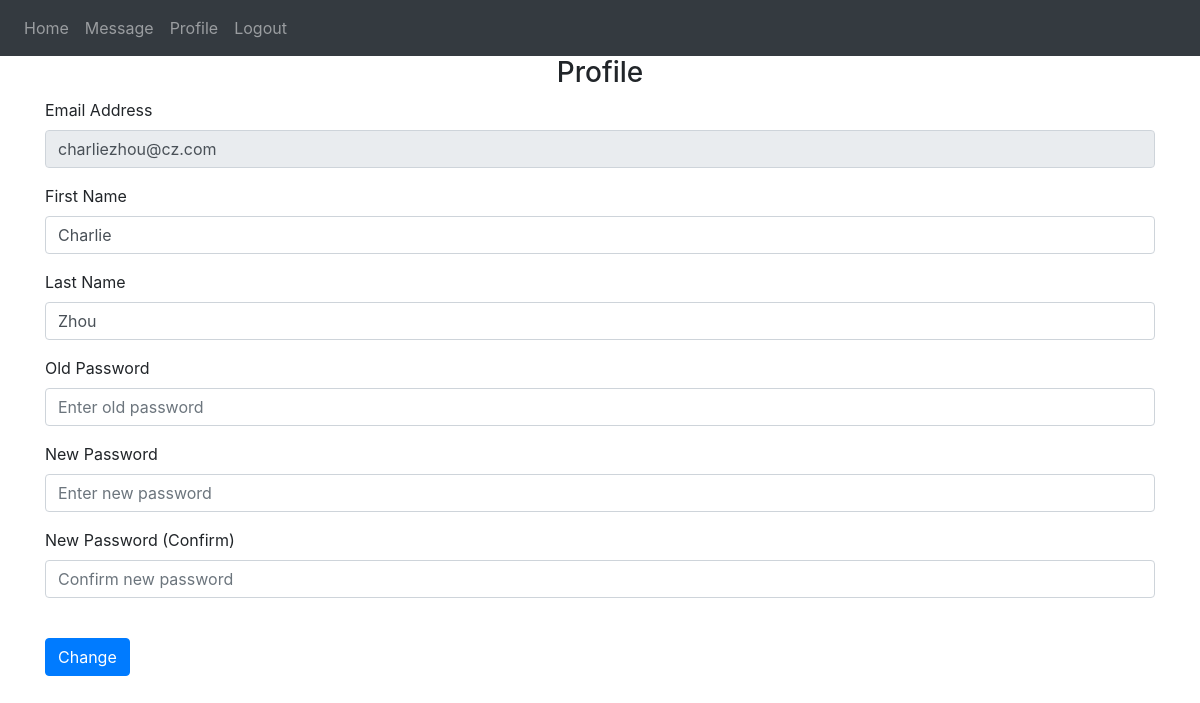
The page /profile (signed in) on the database its author committed.
### website/models.py (models this page shows)
class User(db.Model, UserMixin):
    id = db.Column(db.Integer, primary_key=True)
    email = db.Column(db.String(50), unique=True)
    password = db.Column(db.String(30))
    first_name = db.Column(db.String(50))
    last_name = db.Column(db.String(50))
    notes = db.relationship('Note')

### website/views.py (the view, shortened to what this page needs)
@views.route('/profile', methods=['GET', 'POST'])
@login_required
def profile():
    return render_template("profile.html", user=current_user)

### website/__init__.py (called while the page is built)
def create_app():
    app = Flask(__name__)
    app.config['SECRET_KEY'] = 'QAQ12345'
    app.config['SQLALCHEMY_DATABASE_URI'] = f'sqlite:///{DB_NAME}'
    db.init_app(app)
    from .views import views
    from .auth import auth
    app.register_blueprint(views, url_prefix='/')
    app.register_blueprint(auth, url_prefix='/')
    from .models import User, Note
    create_database(app)
    login_manager = LoginManager()
    login_manager.login_view = 'auth.login'
    login_manager.init_app(app)
    @login_manager.user_loader
    def load_user(id):
        return User.query.get(int(id))
    return app

### website/templates/profile.html
{% extends "base.html" %} {% block title %}Profile{% endblock %} {% block
    content %}
    <form method="POST">
      <h3 align="center">Profile</h3>
      <div class="form-group">
        <label for="email">Email Address</label>
        <input
          type="email"
          class="form-control"
          id="email"
          name="email"
          placeholder="Enter email"
          value="{{user.email}}"
          disabled
        />
      </div>
      <div class="form-group">
        <label for="firstName">First Name</label>
        <input
          type="text"
          class="form-control"
          id="firstName"
          name="firstName"
          placeholder="Enter your first name"
          value="{{user.first_name}}"
        />
      </div>
      <div class="form-group">
        <label for="lastName">Last Name</label>
        <input
          type="text"
          class="form-control"
          id="lastName"
          name="lastName"
          placeholder="Enter your last name"
          value="{{user.last_name}}"
        />
      </div>
      <div class="form-group">
        <label for="password">Old Password</label>
        <input
          type="password"
          class="form-control"
          id="password"
          name="password"
          placeholder="Enter old password"
          value=""
        />
      </div>
      <div class="form-group">
        <label for="password1">New Password</label>
        <input
          type="password"
          class="form-control"
          id="password1"
          name="password1"
          placeholder="Enter new password"
          value=""
        />
      </div>
      <div class="form-group">
        <label for="password2">New Password (Confirm)</label>
        <input
          type="password"
          class="form-control"
          id="password2"
          name="password2"
          placeholder="Confirm new password"
          value=""
        />
      </div>
      <br />
      <button type="submit" class="btn btn-primary">Change</button>
    </form>
    {% endblock %}

### rows shown on the page
User: email "charliezhou@cz.com", firstName "Charlie", lastName "Zhou"
